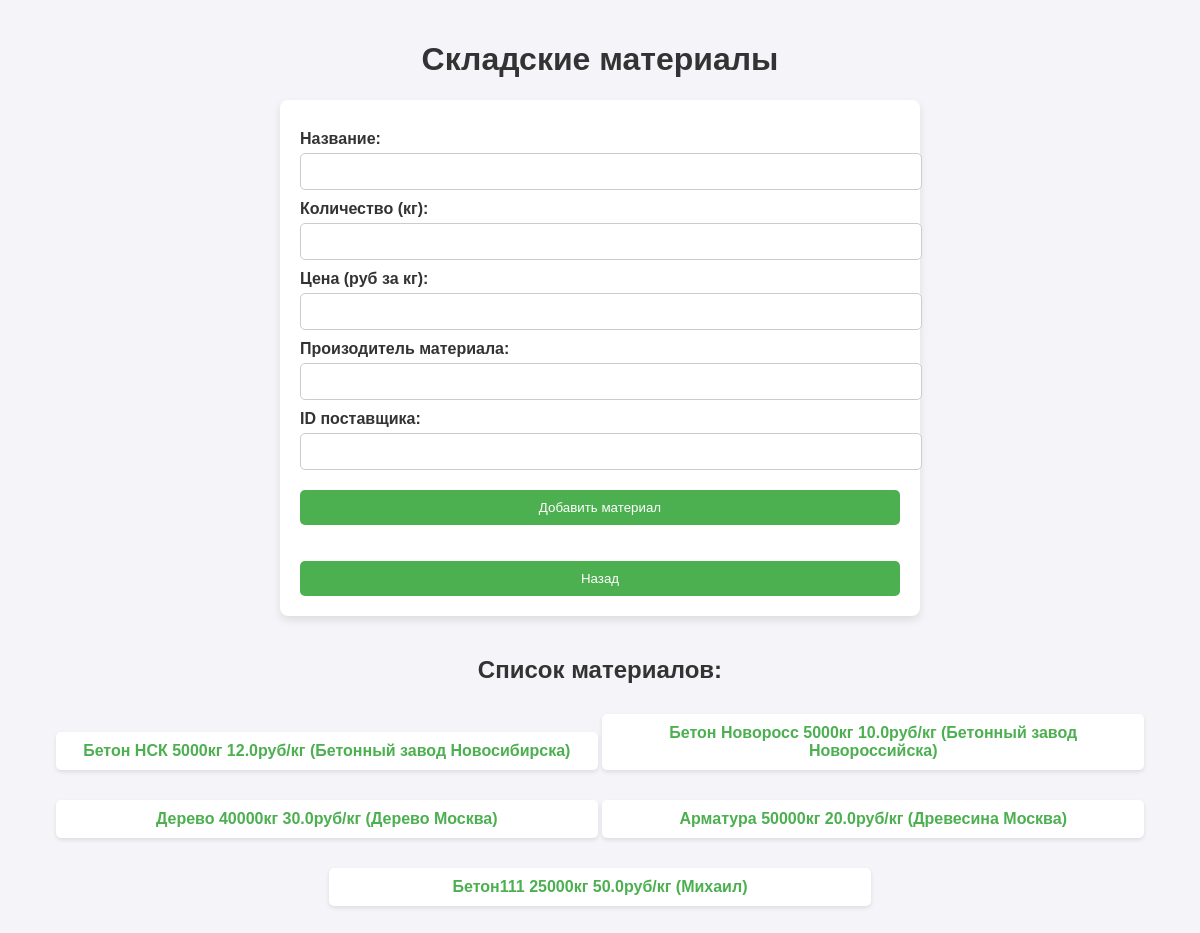
The page /materials (signed in) on the database as committed earlier.
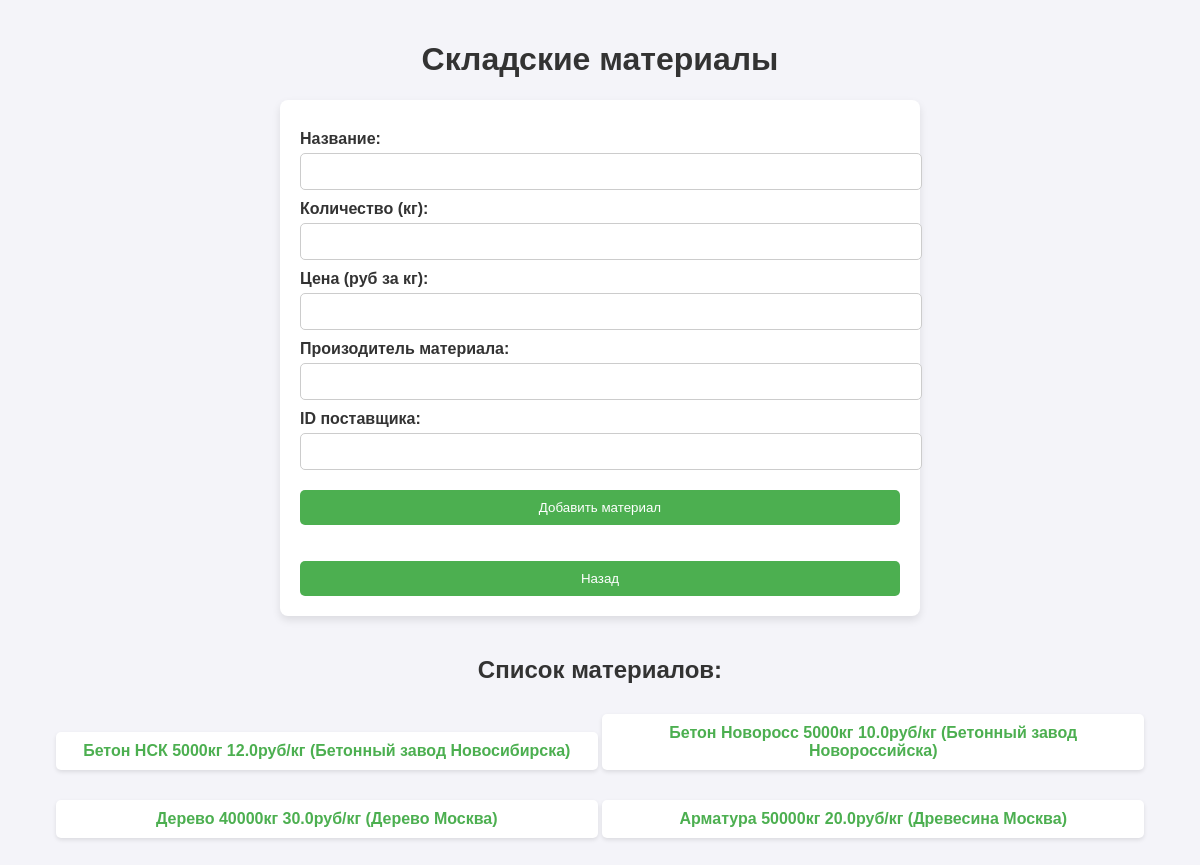
The same page on the database as committed later.
### tables this page shows
CREATE TABLE materials (
                id INTEGER PRIMARY KEY AUTOINCREMENT,
                name TEXT NOT NULL,
                quantity INTEGER NOT NULL,
                price REAL NOT NULL,
                manufacturer TEXT NOT NULL,
                supplier_id INTEGER,
                FOREIGN KEY (supplier_id) REFERENCES suppliers(id) ON DELETE SET NULL
            );

### main.py (the view, shortened to what this page needs)
@app.route("/materials", methods=["GET", "POST"])
@login_required
def manage_materials():
    materials = MaterialTable.get_all()
    return render_template("manage_materials.html", materials=materials)

### active_record.py (called while the page is built)
    @staticmethod
    def connect():
        conn = sqlite3.connect(DB_PATH)
        conn.row_factory = sqlite3.Row
        return conn

    @staticmethod
    def from_row(row):
        return Material(
            id=row["id"], name=row["name"], quantity=row["quantity"],
            price=row["price"], manufacturer=row["manufacturer"], supplier_id=row["supplier_id"]
        )

    @staticmethod
    def get_all():
        conn = Material.connect()
        cursor = conn.cursor()
        cursor.execute("SELECT * FROM materials")
        rows = cursor.fetchall()
        conn.close()
        return [Material.from_row(row) for row in rows]

    @staticmethod
    def from_row(row):
        if len(row) == 4:
            return User(
                id=row[0],
                username=row[1],
                password=row[2],
                desc=row[3]
            )
        return None

    @classmethod
    def get_by_id(cls, user_id):
        conn = User.connect()
        cursor = conn.cursor()
        cursor.execute("SELECT * FROM users WHERE id = ?", (user_id,))
        row = cursor.fetchone()
        conn.close()
        return User.from_row(row) if row else None

### templates/manage_materials.html (shortened to what this page needs)
<!DOCTYPE html>
<html lang="ru">
<head>
</head>
<body>
<h1>Складские материалы</h1>
<div class="form-container">
    <form method="POST">
        <label for="name">Название:</label>
        <input type="text" id="name" name="name" required>
        <label for="quantity">Количество (кг):</label>
        <input type="number" id="quantity" name="quantity" required>
        <label for="price">Цена (руб за кг):</label>
        <input type="number" step="0.01" id="price" name="price" required>
        <label for="manufacturer">Произодитель материала:</label>
        <input type="text" id="manufacturer" name="manufacturer" required>
        <label for="supplier_id">ID поставщика:</label>
        <input type="number" id="supplier_id" name="supplier_id" required>
        <button type="submit">Добавить материал</button>
    </form>
        <button type="submit" onclick="window.location.href='{{ url_for('index') }}'">Назад</button>
</div>
<h2>Список материалов:</h2>
<ul class="material-list">
    {% for material in materials %}
    <li>
        <a href="{{ url_for('manage_material', material_id=material.id) }}">{{ material.name }} {{ material.quantity }}кг {{ material.price }}руб/кг ({{ material.manufacturer }})</a>
    </li>
    {% endfor %}
</ul>
</body>
</html>

Rows that differ between the two databases and show on the page:
removed materials: name "Бетон111", quantity "25000", price "50.0", manufacturer "Михаил"
